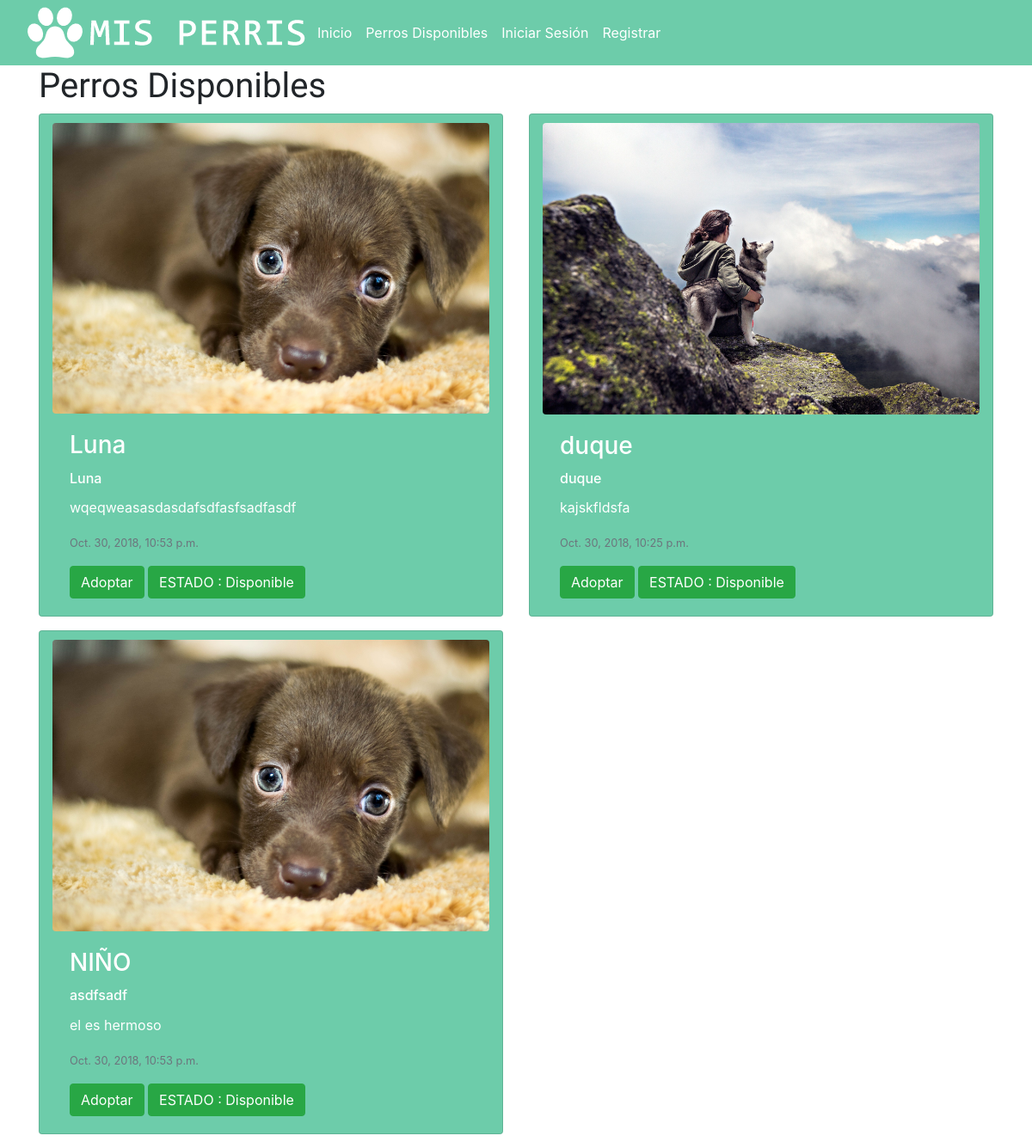
Screenshot of /perrosdisponibles with the database file from the repository.
### blog/models.py (models this page shows, shortened)
class Perros_Rescatados(models.Model):
    author = models.ForeignKey('auth.User', on_delete=models.CASCADE)
    estado= models.CharField(max_length=30, choices=ESTADOS, default='')
    foto_perro=models.FileField(blank=True, null=True)
    nombre_perro = models.CharField(max_length=200)
    raza_predominante = models.CharField(max_length=200)
    descripcion=models.TextField()
    published_date = models.DateTimeField(blank=True, null=True)
    class Meta:
        permissions = (
            ('usuarios', _('Usuarios')),
        )

### blog/views.py (the view)
# urls.py: url('perrosdisponibles', views.post_list_user , name= 'post_list_user'),
def post_list_user(request):
    perro = Perros_Rescatados.objects.filter(estado = "Disponible")
    return render(request, 'blog/post_list_user.html', {'perro': perro})

### blog/templates/blog/post_list_user.html (shortened to what this page needs)
<!DOCTYPE html>
{% extends 'blog/base.html' %}
	{% block content %}
<div class="container">
<h1 class="animated fadeInLeft tituloperro">Perros Disponibles</h1>
<div class="row">
    {% for perro in perro %}
    <div class="col-12 col-md-6 col-lg-6">
	   <div class="card mb-3 container animated fadeInLeft" style="background-color: #6DCCAA">
        {% if perro.foto_perro %}
  <img class="card-img-top image-responsive margenimagen rounded" src="{{perro.foto_perro.url}}" alt="Card image cap">
  {% endif %}
  <div class="card-body card-">
    <h3 class="card-title text-white">{{ perro.nombre_perro }}</h3>
    <h6 class="card-title text-white">{{perro.raza_predominante}}</h6>
    <p class="card-text text-white">{{perro.descripcion}}</p>
    <p class="card-text"><small class="text-muted">{{ perro.published_date }}</small></p>
    <a href="{%url 'login'%}" class="btn btn-success">Adoptar</a>
    <a href="#" class="btn btn-success">ESTADO : {{perro.estado}}</a>
  </div>
</div>
</div>
 {% endfor %}
</div>
</div>
    {% endblock %}

### blog/static/css/blog.css (style rules this page uses)
.tituloperro { font-family: 'Spicy Rice', cursive; }
.margenimagen { margin-top: 10px; }

### rows the page displays
Perros_Rescatados: foto_perro (picture), nombre_perro "Luna", raza_predominante "Luna", descripcion "wqeqweasasdasdafsdfasfsadfasdf", published_date "Oct. 30, 2018, 10:53 p.m.", estado "Disponible"
Perros_Rescatados: foto_perro (picture), nombre_perro "duque", raza_predominante "duque", descripcion "kajskfldsfa", published_date "Oct. 30, 2018, 10:25 p.m.", estado "Disponible"
Perros_Rescatados: foto_perro (picture), nombre_perro "NIÑO", raza_predominante "asdfsadf", descripcion "el es hermoso", published_date "Oct. 30, 2018, 10:53 p.m.", estado "Disponible"
